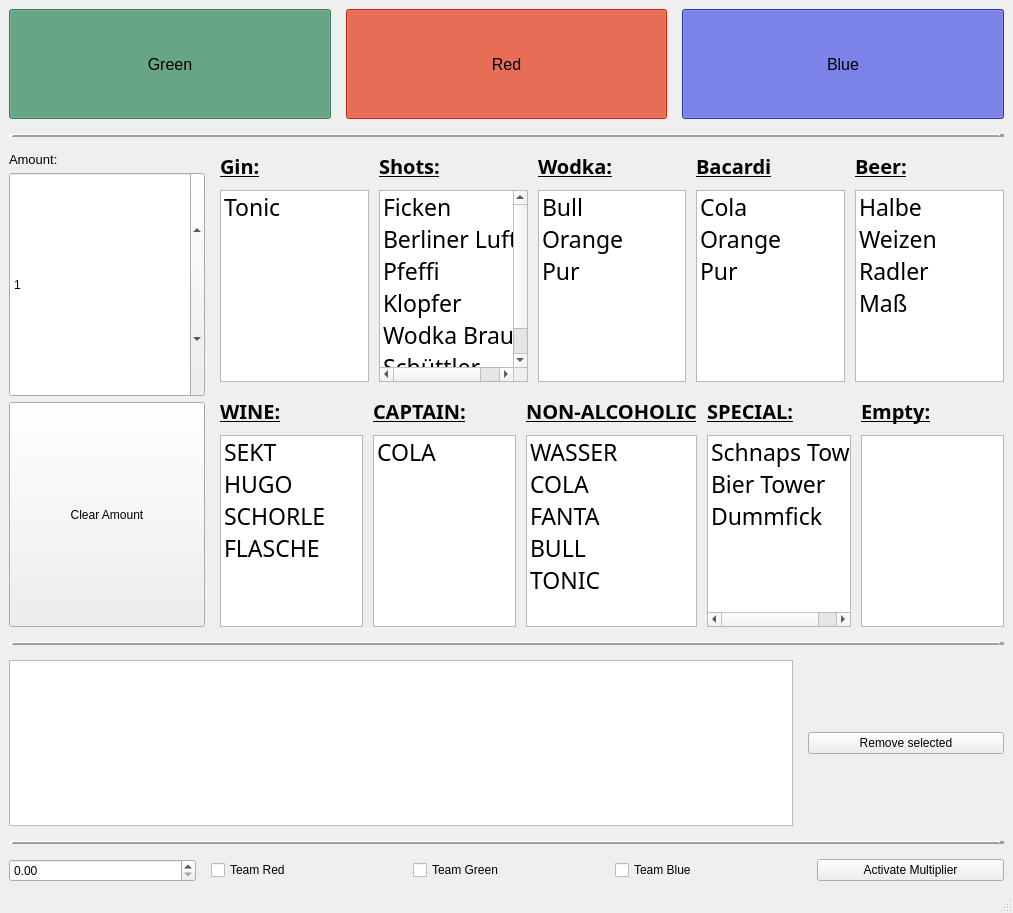
<?xml version="1.0" encoding="UTF-8"?>
<ui version="4.0">
 <class>MainWindow</class>
 <widget class="QMainWindow" name="MainWindow">
  <property name="geometry">
   <rect>
    <x>0</x>
    <y>0</y>
    <width>1013</width>
    <height>913</height>
   </rect>
  </property>
  <property name="sizePolicy">
   <sizepolicy hsizetype="Maximum" vsizetype="Maximum">
    <horstretch>0</horstretch>
    <verstretch>0</verstretch>
   </sizepolicy>
  </property>
  <property name="windowTitle">
   <string>MainWindow</string>
  </property>
  <widget class="QWidget" name="centralwidget">
   <layout class="QGridLayout" name="gridLayout">
    <item row="0" column="0">
     <layout class="QVBoxLayout" name="mainVert" stretch="2,1,5,1,3,0,0,0">
      <property name="spacing">
       <number>15</number>
      </property>
      <item>
       <layout class="QHBoxLayout" name="teamButtons">
        <property name="sizeConstraint">
         <enum>QLayout::SetNoConstraint</enum>
        </property>
        <item>
         <widget class="QPushButton" name="pb_Green">
          <property name="sizePolicy">
           <sizepolicy hsizetype="Minimum" vsizetype="Preferred">
            <horstretch>0</horstretch>
            <verstretch>0</verstretch>
           </sizepolicy>
          </property>
          <property name="font">
           <font>
            <pointsize>12</pointsize>
           </font>
          </property>
          <property name="styleSheet">
           <string notr="true">background-color: rgb(85, 170, 127);</string>
          </property>
          <property name="text">
           <string>Green</string>
          </property>
          <property name="checkable">
           <bool>true</bool>
          </property>
          <property name="checked">
           <bool>true</bool>
          </property>
         </widget>
        </item>
        <item>
         <widget class="QPushButton" name="pb_Red">
          <property name="sizePolicy">
           <sizepolicy hsizetype="Minimum" vsizetype="Preferred">
            <horstretch>0</horstretch>
            <verstretch>0</verstretch>
           </sizepolicy>
          </property>
          <property name="font">
           <font>
            <pointsize>12</pointsize>
           </font>
          </property>
          <property name="styleSheet">
           <string notr="true">background-color: rgb(255, 56, 17);</string>
          </property>
          <property name="text">
           <string>Red</string>
          </property>
          <property name="checkable">
           <bool>true</bool>
          </property>
          <property name="checked">
           <bool>true</bool>
          </property>
         </widget>
        </item>
        <item>
         <widget class="QPushButton" name="pb_Blue">
          <property name="sizePolicy">
           <sizepolicy hsizetype="Minimum" vsizetype="Preferred">
            <horstretch>0</horstretch>
            <verstretch>0</verstretch>
           </sizepolicy>
          </property>
          <property name="font">
           <font>
            <pointsize>12</pointsize>
           </font>
          </property>
          <property name="autoFillBackground">
           <bool>false</bool>
          </property>
          <property name="styleSheet">
           <string notr="true">background-color: rgb(60, 70, 255);</string>
          </property>
          <property name="text">
           <string>Blue</string>
          </property>
          <property name="checkable">
           <bool>true</bool>
          </property>
          <property name="checked">
           <bool>true</bool>
          </property>
         </widget>
        </item>
       </layout>
      </item>
      <item>
       <widget class="Line" name="line">
        <property name="sizePolicy">
         <sizepolicy hsizetype="Minimum" vsizetype="Fixed">
          <horstretch>0</horstretch>
          <verstretch>10</verstretch>
         </sizepolicy>
        </property>
        <property name="frameShadow">
         <enum>QFrame::Raised</enum>
        </property>
        <property name="lineWidth">
         <number>5</number>
        </property>
        <property name="orientation">
         <enum>Qt::Horizontal</enum>
        </property>
       </widget>
      </item>
      <item>
       <layout class="QHBoxLayout" name="lowerLevel" stretch="5,20">
        <item>
         <layout class="QVBoxLayout" name="amountPanel" stretch="1,15,15">
          <property name="spacing">
           <number>5</number>
          </property>
          <item>
           <widget class="QLabel" name="label">
            <property name="sizePolicy">
             <sizepolicy hsizetype="Preferred" vsizetype="Fixed">
              <horstretch>0</horstretch>
              <verstretch>0</verstretch>
             </sizepolicy>
            </property>
            <property name="font">
             <font>
              <pointsize>10</pointsize>
             </font>
            </property>
            <property name="text">
             <string>Amount:</string>
            </property>
           </widget>
          </item>
          <item>
           <widget class="QSpinBox" name="amntBox">
            <property name="sizePolicy">
             <sizepolicy hsizetype="Minimum" vsizetype="MinimumExpanding">
              <horstretch>0</horstretch>
              <verstretch>0</verstretch>
             </sizepolicy>
            </property>
            <property name="value">
             <number>1</number>
            </property>
           </widget>
          </item>
          <item>
           <widget class="QPushButton" name="pbClearAmnt">
            <property name="sizePolicy">
             <sizepolicy hsizetype="Minimum" vsizetype="MinimumExpanding">
              <horstretch>0</horstretch>
              <verstretch>0</verstretch>
             </sizepolicy>
            </property>
            <property name="text">
             <string>Clear Amount</string>
            </property>
           </widget>
          </item>
         </layout>
        </item>
        <item>
         <layout class="QVBoxLayout" name="allDrinkLists">
          <item>
           <layout class="QHBoxLayout" name="upperLevelDrinks">
            <property name="spacing">
             <number>10</number>
            </property>
            <item>
             <layout class="QVBoxLayout" name="verticalLayout_7" stretch="1,10">
              <item>
               <widget class="QLabel" name="label_6">
                <property name="sizePolicy">
                 <sizepolicy hsizetype="Preferred" vsizetype="Fixed">
                  <horstretch>0</horstretch>
                  <verstretch>0</verstretch>
                 </sizepolicy>
                </property>
                <property name="font">
                 <font>
                  <family>Bebas Neue Regular</family>
                  <pointsize>15</pointsize>
                  <weight>75</weight>
                  <bold>true</bold>
                  <underline>true</underline>
                 </font>
                </property>
                <property name="text">
                 <string>Gin:</string>
                </property>
               </widget>
              </item>
              <item>
               <widget class="QListWidget" name="ginList">
                <property name="sizePolicy">
                 <sizepolicy hsizetype="Expanding" vsizetype="MinimumExpanding">
                  <horstretch>0</horstretch>
                  <verstretch>0</verstretch>
                 </sizepolicy>
                </property>
                <property name="font">
                 <font>
                  <family>Bebas Neue Regular</family>
                  <pointsize>17</pointsize>
                 </font>
                </property>
                <item>
                 <property name="text">
                  <string>Tonic</string>
                 </property>
                </item>
                <item>
                 <property name="text">
                  <string/>
                 </property>
                </item>
               </widget>
              </item>
             </layout>
            </item>
            <item>
             <layout class="QVBoxLayout" name="verticalLayout_6" stretch="1,10">
              <item>
               <widget class="QLabel" name="label_5">
                <property name="sizePolicy">
                 <sizepolicy hsizetype="Preferred" vsizetype="Fixed">
                  <horstretch>0</horstretch>
                  <verstretch>0</verstretch>
                 </sizepolicy>
                </property>
                <property name="font">
                 <font>
                  <family>Bebas Neue Regular</family>
                  <pointsize>15</pointsize>
                  <weight>75</weight>
                  <bold>true</bold>
                  <underline>true</underline>
                 </font>
                </property>
                <property name="text">
                 <string>Shots:</string>
                </property>
               </widget>
              </item>
              <item>
               <widget class="QListWidget" name="shotList">
                <property name="font">
                 <font>
                  <family>Bebas Neue Regular</family>
                  <pointsize>17</pointsize>
                 </font>
                </property>
                <item>
                 <property name="text">
                  <string>Ficken</string>
                 </property>
                </item>
                <item>
                 <property name="text">
                  <string>Berliner Luft</string>
                 </property>
                </item>
                <item>
                 <property name="text">
                  <string>Pfeffi</string>
                 </property>
                </item>
                <item>
                 <property name="text">
                  <string>Klopfer</string>
                 </property>
                </item>
                <item>
                 <property name="text">
                  <string>Wodka Brause</string>
                 </property>
                </item>
                <item>
                 <property name="text">
                  <string>Schüttler</string>
                 </property>
                </item>
               </widget>
              </item>
             </layout>
            </item>
            <item>
             <layout class="QVBoxLayout" name="verticalLayout_3" stretch="1,10">
              <item>
               <widget class="QLabel" name="label_2">
                <property name="sizePolicy">
                 <sizepolicy hsizetype="Preferred" vsizetype="Fixed">
                  <horstretch>0</horstretch>
                  <verstretch>0</verstretch>
                 </sizepolicy>
                </property>
                <property name="font">
                 <font>
                  <family>Bebas Neue Regular</family>
                  <pointsize>15</pointsize>
                  <weight>75</weight>
                  <bold>true</bold>
                  <underline>true</underline>
                 </font>
                </property>
                <property name="text">
                 <string>Wodka:</string>
                </property>
               </widget>
              </item>
              <item>
               <widget class="QListWidget" name="wodkaList">
                <property name="font">
                 <font>
                  <family>Bebas Neue Regular</family>
                  <pointsize>17</pointsize>
                 </font>
                </property>
                <item>
                 <property name="text">
                  <string>Bull</string>
                 </property>
                </item>
                <item>
                 <property name="text">
                  <string>Orange</string>
                 </property>
                </item>
                <item>
                 <property name="text">
                  <string>Pur</string>
                 </property>
                </item>
               </widget>
              </item>
             </layout>
            </item>
            <item>
             <layout class="QVBoxLayout" name="verticalLayout_4" stretch="1,10">
              <item>
               <widget class="QLabel" name="label_3">
                <property name="sizePolicy">
                 <sizepolicy hsizetype="Preferred" vsizetype="Fixed">
                  <horstretch>0</horstretch>
                  <verstretch>0</verstretch>
                 </sizepolicy>
                </property>
                <property name="font">
                 <font>
                  <family>Bebas Neue Regular</family>
                  <pointsize>15</pointsize>
                  <weight>75</weight>
                  <bold>true</bold>
                  <underline>true</underline>
                 </font>
                </property>
                <property name="text">
                 <string>Bacardi</string>
                </property>
               </widget>
              </item>
              <item>
               <widget class="QListWidget" name="bacardiList">
                <property name="font">
                 <font>
                  <family>Bebas Neue Regular</family>
                  <pointsize>17</pointsize>
                 </font>
                </property>
                <property name="editTriggers">
                 <set>QAbstractItemView::NoEditTriggers</set>
                </property>
                <item>
                 <property name="text">
                  <string>Cola</string>
                 </property>
                </item>
                <item>
                 <property name="text">
                  <string>Orange</string>
                 </property>
                </item>
                <item>
                 <property name="text">
                  <string>Pur</string>
                 </property>
                </item>
               </widget>
              </item>
             </layout>
            </item>
            <item>
             <layout class="QVBoxLayout" name="verticalLayout_5" stretch="1,10">
              <item>
               <widget class="QLabel" name="label_4">
                <property name="sizePolicy">
                 <sizepolicy hsizetype="Preferred" vsizetype="Fixed">
                  <horstretch>0</horstretch>
                  <verstretch>0</verstretch>
                 </sizepolicy>
                </property>
                <property name="font">
                 <font>
                  <family>Bebas Neue Regular</family>
                  <pointsize>15</pointsize>
                  <weight>75</weight>
                  <bold>true</bold>
                  <underline>true</underline>
                 </font>
                </property>
                <property name="text">
                 <string>Beer:</string>
                </property>
               </widget>
              </item>
              <item>
               <widget class="QListWidget" name="beerList">
                <property name="font">
                 <font>
                  <family>Bebas Neue Regular</family>
                  <pointsize>17</pointsize>
                 </font>
                </property>
                <item>
                 <property name="text">
                  <string>Halbe</string>
                 </property>
                </item>
                <item>
                 <property name="text">
                  <string>Weizen</string>
                 </property>
                </item>
                <item>
                 <property name="text">
                  <string>Radler</string>
                 </property>
                </item>
                <item>
                 <property name="text">
                  <string>Maß</string>
                 </property>
                </item>
               </widget>
              </item>
             </layout>
            </item>
           </layout>
          </item>
          <item>
           <layout class="QHBoxLayout" name="lowerLevelDrinks">
            <property name="spacing">
             <number>10</number>
            </property>
            <item>
             <layout class="QVBoxLayout" name="verticalLayout_8" stretch="1,10">
              <property name="spacing">
               <number>10</number>
              </property>
              <item>
               <widget class="QLabel" name="label_7">
                <property name="sizePolicy">
                 <sizepolicy hsizetype="Preferred" vsizetype="Fixed">
                  <horstretch>0</horstretch>
                  <verstretch>0</verstretch>
                 </sizepolicy>
                </property>
                <property name="font">
                 <font>
                  <family>Bebas Neue Regular</family>
                  <pointsize>15</pointsize>
                  <weight>75</weight>
                  <bold>true</bold>
                  <underline>true</underline>
                 </font>
                </property>
                <property name="text">
                 <string>WINE:</string>
                </property>
               </widget>
              </item>
              <item>
               <widget class="QListWidget" name="wineList">
                <property name="sizePolicy">
                 <sizepolicy hsizetype="Expanding" vsizetype="MinimumExpanding">
                  <horstretch>0</horstretch>
                  <verstretch>0</verstretch>
                 </sizepolicy>
                </property>
                <property name="font">
                 <font>
                  <family>Bebas Neue Regular</family>
                  <pointsize>17</pointsize>
                 </font>
                </property>
                <item>
                 <property name="text">
                  <string>SEKT</string>
                 </property>
                </item>
                <item>
                 <property name="text">
                  <string>HUGO</string>
                 </property>
                </item>
                <item>
                 <property name="text">
                  <string>SCHORLE</string>
                 </property>
                </item>
                <item>
                 <property name="text">
                  <string>FLASCHE</string>
                 </property>
                </item>
               </widget>
              </item>
             </layout>
            </item>
            <item>
             <layout class="QVBoxLayout" name="verticalLayout_9" stretch="1,10">
              <property name="spacing">
               <number>10</number>
              </property>
              <item>
               <widget class="QLabel" name="label_8">
                <property name="sizePolicy">
                 <sizepolicy hsizetype="Preferred" vsizetype="Fixed">
                  <horstretch>0</horstretch>
                  <verstretch>0</verstretch>
                 </sizepolicy>
                </property>
                <property name="font">
                 <font>
                  <family>Bebas Neue Regular</family>
                  <pointsize>15</pointsize>
                  <weight>75</weight>
                  <bold>true</bold>
                  <underline>true</underline>
                 </font>
                </property>
                <property name="text">
                 <string>CAPTAIN:</string>
                </property>
               </widget>
              </item>
              <item>
               <widget class="QListWidget" name="captainList">
                <property name="font">
                 <font>
                  <family>Bebas Neue Regular</family>
                  <pointsize>17</pointsize>
                 </font>
                </property>
                <item>
                 <property name="text">
                  <string>COLA</string>
                 </property>
                </item>
               </widget>
              </item>
             </layout>
            </item>
            <item>
             <layout class="QVBoxLayout" name="verticalLayout_10" stretch="1,10">
              <property name="spacing">
               <number>10</number>
              </property>
              <item>
               <widget class="QLabel" name="label_9">
                <property name="sizePolicy">
                 <sizepolicy hsizetype="Preferred" vsizetype="Fixed">
                  <horstretch>0</horstretch>
                  <verstretch>0</verstretch>
                 </sizepolicy>
                </property>
                <property name="font">
                 <font>
                  <family>Bebas Neue Regular</family>
                  <pointsize>15</pointsize>
                  <weight>75</weight>
                  <bold>true</bold>
                  <underline>true</underline>
                 </font>
                </property>
                <property name="text">
                 <string>NON-ALCOHOLIC</string>
                </property>
               </widget>
              </item>
              <item>
               <widget class="QListWidget" name="noalcList">
                <property name="font">
                 <font>
                  <family>Bebas Neue Regular</family>
                  <pointsize>17</pointsize>
                 </font>
                </property>
                <item>
                 <property name="text">
                  <string>WASSER</string>
                 </property>
                </item>
                <item>
                 <property name="text">
                  <string>COLA</string>
                 </property>
                </item>
                <item>
                 <property name="text">
                  <string>FANTA</string>
                 </property>
                </item>
                <item>
                 <property name="text">
                  <string>BULL</string>
                 </property>
                </item>
                <item>
                 <property name="text">
                  <string>TONIC</string>
                 </property>
                </item>
               </widget>
              </item>
             </layout>
            </item>
            <item>
             <layout class="QVBoxLayout" name="verticalLayout_11" stretch="1,10">
              <property name="spacing">
               <number>10</number>
              </property>
              <item>
               <widget class="QLabel" name="label_10">
                <property name="sizePolicy">
                 <sizepolicy hsizetype="Preferred" vsizetype="Fixed">
                  <horstretch>0</horstretch>
                  <verstretch>0</verstretch>
                 </sizepolicy>
                </property>
                <property name="font">
                 <font>
                  <family>Bebas Neue Regular</family>
                  <pointsize>15</pointsize>
                  <weight>75</weight>
                  <bold>true</bold>
                  <underline>true</underline>
                 </font>
                </property>
                <property name="text">
                 <string>SPECIAL:</string>
                </property>
               </widget>
              </item>
              <item>
               <widget class="QListWidget" name="specialList">
                <property name="font">
                 <font>
                  <family>Bebas Neue Regular</family>
                  <pointsize>17</pointsize>
                 </font>
                </property>
                <property name="editTriggers">
                 <set>QAbstractItemView::NoEditTriggers</set>
                </property>
                <item>
                 <property name="text">
                  <string>Schnaps Tower</string>
                 </property>
                </item>
                <item>
                 <property name="text">
                  <string>Bier Tower</string>
                 </property>
                </item>
                <item>
                 <property name="text">
                  <string>Dummfick</string>
                 </property>
                </item>
               </widget>
              </item>
             </layout>
            </item>
            <item>
             <layout class="QVBoxLayout" name="verticalLayout_12" stretch="1,10">
              <property name="spacing">
               <number>10</number>
              </property>
              <item>
               <widget class="QLabel" name="label_11">
                <property name="sizePolicy">
                 <sizepolicy hsizetype="Preferred" vsizetype="Fixed">
                  <horstretch>0</horstretch>
                  <verstretch>0</verstretch>
                 </sizepolicy>
                </property>
                <property name="font">
                 <font>
                  <family>Bebas Neue Regular</family>
                  <pointsize>15</pointsize>
                  <weight>75</weight>
                  <bold>true</bold>
                  <underline>true</underline>
                 </font>
                </property>
                <property name="text">
                 <string>Empty:</string>
                </property>
               </widget>
              </item>
              <item>
               <widget class="QListWidget" name="listWidget">
                <property name="font">
                 <font>
                  <family>Bebas Neue Regular</family>
                  <pointsize>17</pointsize>
                 </font>
                </property>
               </widget>
              </item>
             </layout>
            </item>
           </layout>
          </item>
         </layout>
        </item>
       </layout>
      </item>
      <item>
       <widget class="Line" name="line_2">
        <property name="sizePolicy">
         <sizepolicy hsizetype="Minimum" vsizetype="Fixed">
          <horstretch>0</horstretch>
          <verstretch>10</verstretch>
         </sizepolicy>
        </property>
        <property name="frameShadow">
         <enum>QFrame::Raised</enum>
        </property>
        <property name="lineWidth">
         <number>5</number>
        </property>
        <property name="orientation">
         <enum>Qt::Horizontal</enum>
        </property>
       </widget>
      </item>
      <item>
       <layout class="QHBoxLayout" name="actionLog" stretch="8,2">
        <item>
         <widget class="QListWidget" name="logList"/>
        </item>
        <item>
         <widget class="QPushButton" name="pb_remove">
          <property name="text">
           <string>Remove selected</string>
          </property>
         </widget>
        </item>
       </layout>
      </item>
      <item>
       <widget class="Line" name="line_3">
        <property name="sizePolicy">
         <sizepolicy hsizetype="Minimum" vsizetype="Fixed">
          <horstretch>0</horstretch>
          <verstretch>10</verstretch>
         </sizepolicy>
        </property>
        <property name="frameShadow">
         <enum>QFrame::Raised</enum>
        </property>
        <property name="lineWidth">
         <number>5</number>
        </property>
        <property name="orientation">
         <enum>Qt::Horizontal</enum>
        </property>
       </widget>
      </item>
      <item>
       <layout class="QHBoxLayout" name="specialEffects">
        <item>
         <widget class="QDoubleSpinBox" name="sb_multiplier"/>
        </item>
        <item>
         <widget class="QCheckBox" name="cb_red">
          <property name="text">
           <string>Team Red</string>
          </property>
         </widget>
        </item>
        <item>
         <widget class="QCheckBox" name="cb_green">
          <property name="text">
           <string>Team Green</string>
          </property>
         </widget>
        </item>
        <item>
         <widget class="QCheckBox" name="cb_blue">
          <property name="text">
           <string>Team Blue</string>
          </property>
         </widget>
        </item>
        <item>
         <widget class="QPushButton" name="pb_controlMult">
          <property name="text">
           <string>Activate Multiplier</string>
          </property>
          <property name="checkable">
           <bool>true</bool>
          </property>
         </widget>
        </item>
       </layout>
      </item>
      <item>
       <layout class="QHBoxLayout" name="horizontalLayout"/>
      </item>
     </layout>
    </item>
   </layout>
  </widget>
  <widget class="QStatusBar" name="statusbar"/>
 </widget>
 <resources/>
 <connections/>
</ui>
